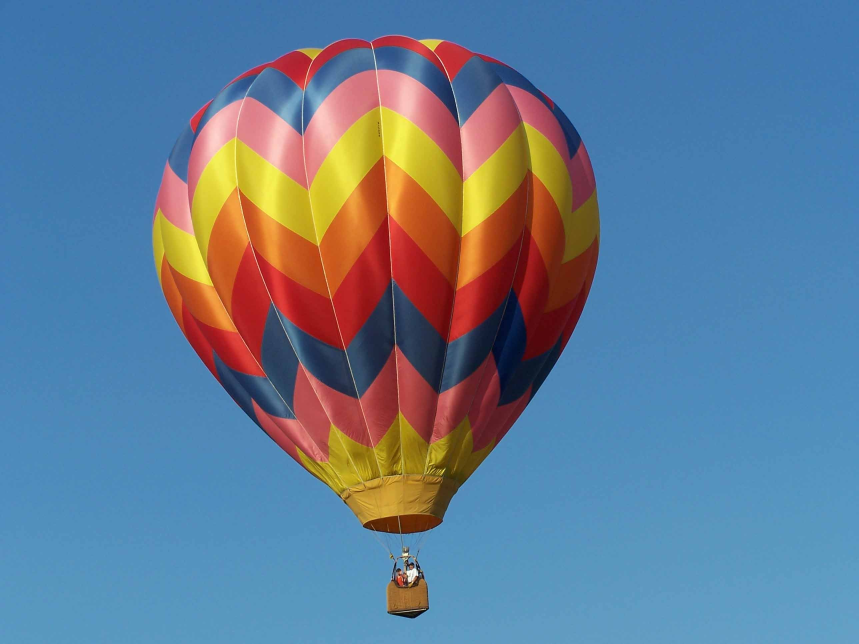
#> input picture Bootcamp/OpenCV/test.jpg, 2576 x 1932 px (shown at 1/3 size)
$ python main.py
#> lines starting #> are read from the running program, lines starting #| are printed output that depends on the picture
import cv2

img = cv2.imread('test.jpg')    # read the image
#> img is the input picture: shape (1932, 2576, 3); mean B, G, R 148.2, 123.5, 99.1
print(img.shape)
#| (1932, 2576, 3)

img2 = cv2.resize(img, (500, 500))
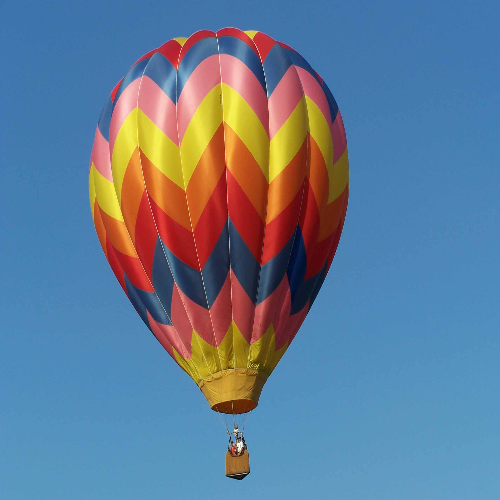
#> img2: shape (500, 500, 3); mean B, G, R 148.1, 123.4, 99.1
print(img2.shape)
#| (500, 500, 3)

cv2.imshow('Original', img)     # display the image
cv2.imshow('Result', img2)

cv2.waitKey(0)      # wait for any key to close. 0 will never close
